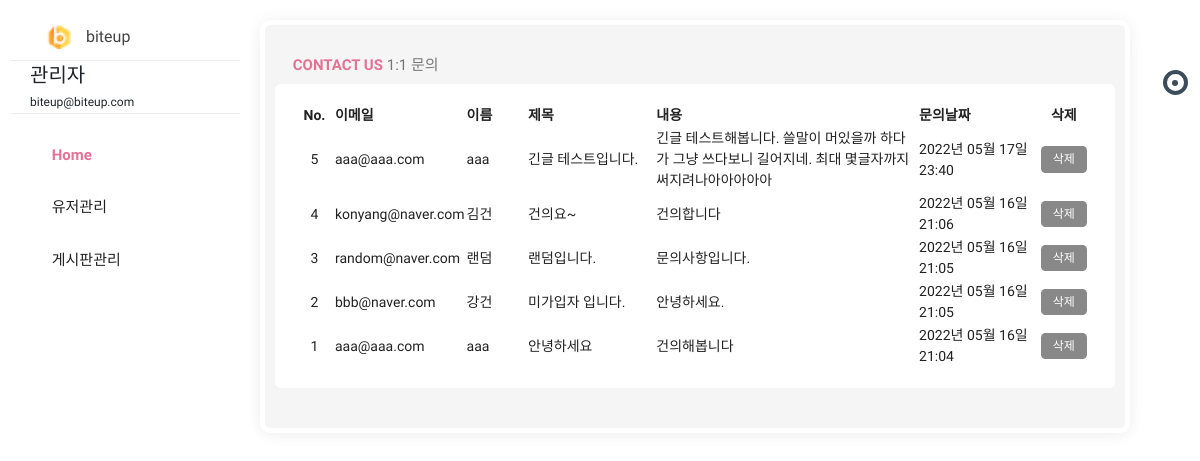
/admin/contact (signed in), run on an earlier commit of the app's database.
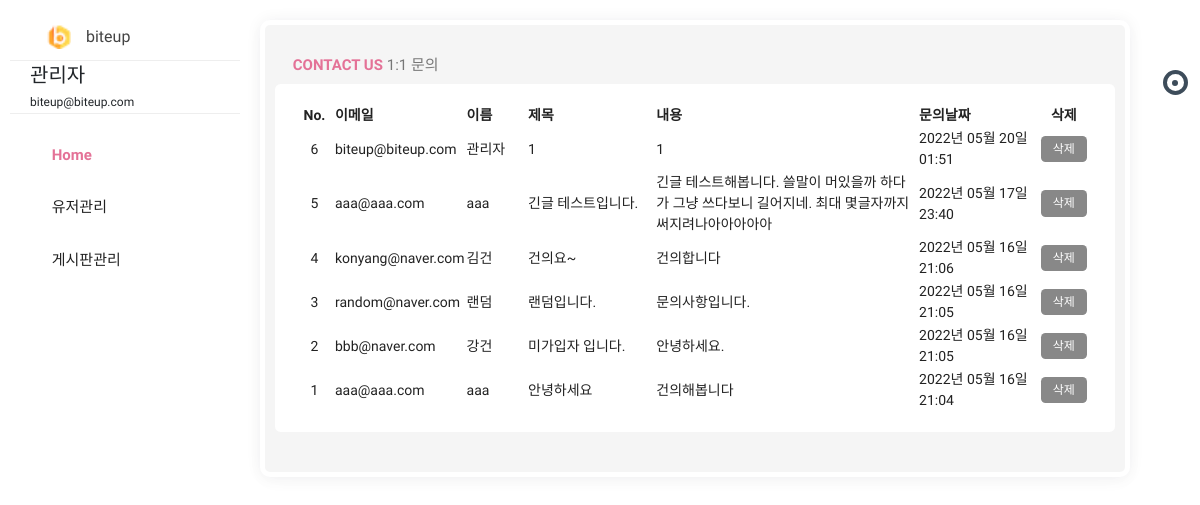
And on a later commit of the database.
### pybo/models.py (models this page shows)
class User(db.Model):
    id = db.Column(db.Integer, primary_key=True)
    username = db.Column(db.String(150), unique=True, nullable=False)
    password = db.Column(db.String(200), nullable=False)
    email = db.Column(db.String(120), unique=True, nullable=False)
    passwd_answer = db.Column(db.String(200), unique=True, nullable=False)
    location = db.Column(db.String(64), nullable=False)
    about_me = db.Column(db.Text(), nullable=False)
    create_date = db.Column(db.DateTime(), nullable=False)

class Contact(db.Model):
    id = db.Column(db.Integer, primary_key=True)
    email = db.Column(db.String(120), unique=True, nullable=False)
    username = db.Column(db.String(150), unique=True, nullable=False)
    subject = db.Column(db.String(200), nullable=False)
    message = db.Column(db.Text(), nullable=False)
    create_date = db.Column(db.DateTime(), nullable=False)

### pybo/views/admin_views.py (the view)
@bp.route('/contact', methods=('GET', 'POST'))
@login_required
def contact():
    if g.user.email == "biteup@biteup.com":
        contact_list = Contact.query.order_by(Contact.id.desc())
        return render_template('admin/admin_contactus.html', contact_list=contact_list)
    else:
        return '<script>alert("관리자의 권한이 없습니다.");location.href="/"</script>'

### pybo/filter.py (called while the page is built)
def format_datetime(value, fmt='%Y년 %m월 %d일 %H:%M'):
    return value.strftime(fmt)

### pybo/views/auth_views.py (called while the page is built)
@bp.before_app_request
def load_logged_in_user():
    user_id = session.get('user_id')
    if user_id is None:
        g.user = None
    else:
        g.user = User.query.get(user_id)

def login_required(view):
    @functools.wraps(view)
    def wrapped_view(**kwargs):
        if g.user is None:
            return redirect(url_for('auth.login'))
        return view(**kwargs)
    return wrapped_view

### pybo/templates/admin/admin_contactus.html (shortened to what this page needs)
{% extends 'admin.html' %}
{% block content %}
<div class="row clearfix">
    <div class="col-lg-12">
        <div class="card">
            <div class="header">
                <h2><strong><i class="zmdi zmdi-chart"></i> Contact Us </strong> 1:1 문의 </h2>
            </div>
            <div class="body">
                <table class="table_contact">
                    <thead>
                    <tr>
                        <th class="td_id">No.</th>
                        <th>이메일</th>
                        <th>이름</th>
                        <th>제목</th>
                        <th>내용</th>
                        <th>문의날짜</th>
                        <th class="td_delete">삭제</th>
                    </tr>
                    </thead>
                    <tbody>
                    {% for contact in contact_list %}
                    <tr>
                        <td class="td_id">{{ contact.id }}</td>
                        <td class="td_email">{{ contact.email }}</td>
                        <td class="td_username">{{ contact.username }}</td>
                        <td class="td_subject">{{ contact.subject }}</td>
                        <td class="td_message">{{ contact.message }}</td>
                        <td class="td_datetime">{{ contact.create_date|datetime }}</td>
                        <td class="td_delete">
                            <a href="{{ url_for('admin.contact_delete', contact_id=contact.id) }}" class="delete btn btn-sm btn-outline-secondary">삭제</a>
                        </td>
                    </tr>
                    {% endfor %}
                    </tbody>
                </table>
            </div>
        </div>
    </div>
</div>
{% endblock %}

### pybo/templates/admin.html (shortened to what this page needs)
<!doctype html>
<html class="no-js " lang="en">
<head>
    <link rel="stylesheet" href="{{ url_for('static', filename='css/bootstrap.min.css') }}"/>
    <link rel="stylesheet" href="{{ url_for('static', filename='css/jquery-jvectormap-2.0.3.min.css') }}"/>
    <link rel="stylesheet" href="{{ url_for('static', filename='css/plugin.css') }}"/>
    <link rel="stylesheet" href="{{ url_for('static', filename='css/morris.min.css') }}"/>
    <link rel="stylesheet" href="{{ url_for('static', filename='css/style.min.css') }}"/>
    <link rel="stylesheet" href="{{ url_for('static', filename='/admin_style.css') }}"/>
</head>
<body class="theme-blush">
<div class="navbar-right">
    <ul class="navbar-nav">
        <li><a href="#search" class="main_search" title="Search..."><i class="zmdi zmdi-search"></i></a></li>
        <li class="dropdown">
            <a href="javascript:void(0);" class="dropdown-toggle" title="Notifications" data-toggle="dropdown"
               role="button"><i class="zmdi zmdi-notifications"></i>
                <div class="notify"><span class="heartbit"></span><span class="point"></span></div>
            </a>
        </li>
        <li><a href="javascript:void(0);" class="js-right-sidebar" title="Setting"><i
                class="zmdi zmdi-settings zmdi-hc-spin"></i></a></li>
        <li><a href="{{ url_for('main.index') }}" class="mega-menu" title="Sign Out"><i class="zmdi zmdi-power"></i></a></li>
    </ul>
</div>
<aside id="leftsidebar" class="sidebar">
    <div class="navbar-brand">
        <button class="btn-menu ls-toggle-btn" type="button"><i class="zmdi zmdi-menu"></i></button>
        <a href="{{ url_for('admin.main') }}">
            <img src="{{ url_for('static', filename='icon.png') }}" width="25" alt="biteup">
            <span class="m-l-10">biteup</span></a>
    </div>
    <div class="menu">
        <ul class="list">
            <li>
                <div class="user-info">
                    <a class="image" href="profile.html"></a>
                    <div class="detail" style="text-align:left;">
                        <h4>{{ g.user.username }}</h4>
                        <small>{{ g.user.email }}</small>
                    </div>
                </div>
            </li>
            <li class="active open">
                <a href="{{ url_for('admin.main') }}"><i class="zmdi zmdi-home"></i>
                <span>Home</span>
            </a>
            </li>
            <li>
                <a href="javascript:void(0);" class="menu-toggle">
                    <i class="zmdi zmdi-apps"></i>
                    <span>유저관리</span></a>
            </li>
            <li>
                <a href="javascript:void(0);" class="menu-toggle"><i class="zmdi zmdi-folder"></i>
                    <span>게시판관리</span></a>
            </li>
        </ul>
    </div>
</aside>
<section class="content">
{% block content %}
{% endblock %}
</section>
</body>
</html>

### pybo/static/admin_style.css (style rules this page uses)
.table_contact { width:100%; }
.table_contact .td_id { width:5%;text-align:center; }
.table_contact .td_username { width:8%; }
.table_contact .td_email { width:12%; }
.table_contact .td_subject { width:17%; }
.table_contact .td_message { width:35%; }
.table_contact .td_datetime { width:15%; }
.table_contact .td_delete { width:8%; text-align:center; }

What changed in the data, as far as the page shows it:
added Contact: id "6", email "biteup@biteup.com", username "관리자", subject "1", message "1", create_date "2022년 05월 20일 01:51"
